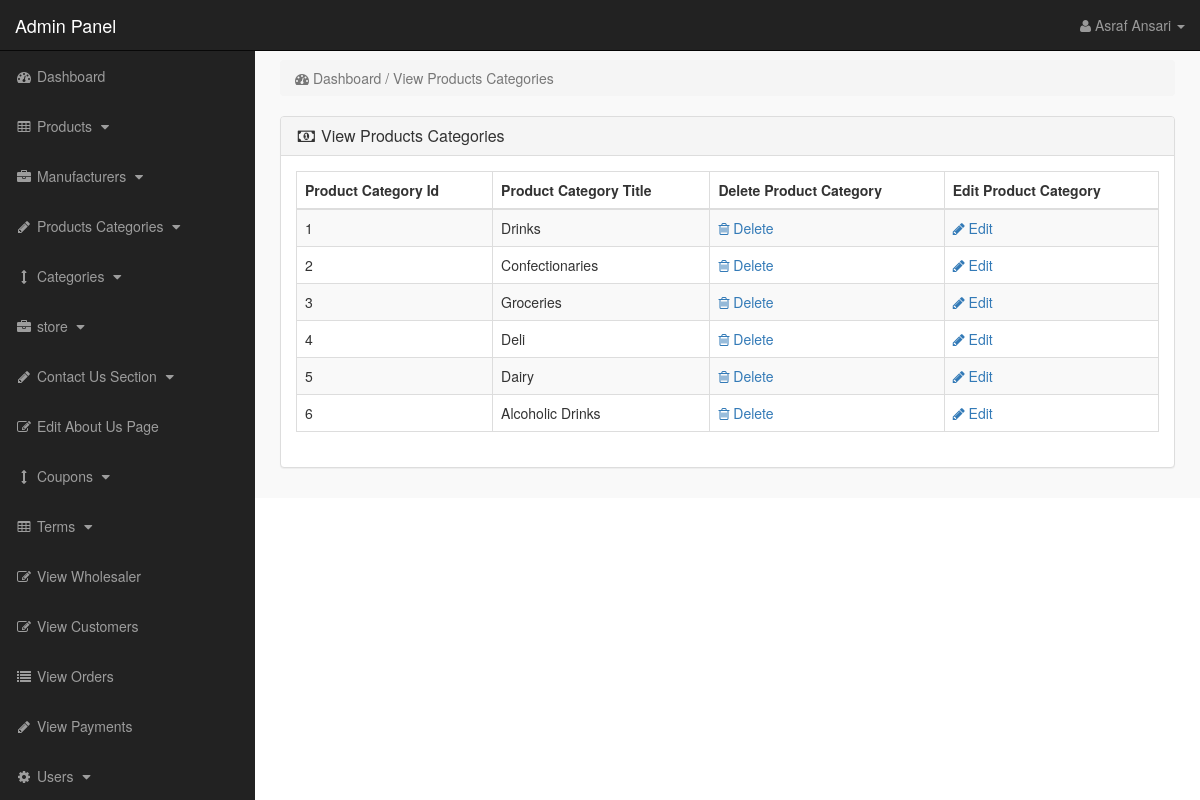
/admin_area/index.php?view_p_cats (signed in), run on the app's committed database.
### tables this page shows
CREATE TABLE `product_categories` (
  `p_cat_id` int(11) NOT NULL,
  `p_cat_title` text NOT NULL,
  `p_cat_top` text NOT NULL,
  `p_cat_image` text NOT NULL
);

### admin_area/view_p_cats.php (the view)
<?php
if (!isset($_SESSION['admin_email'])) {
    echo "<script>window.open('login.php','_self')</script>";
} else {
?>
    <div class="row">
        <div class="col-lg-12">
            <ol class="breadcrumb">
                <li class="active">
                    <i class="fa fa-dashboard"></i> Dashboard / View Products Categories
                </li>
            </ol>
        </div>
    </div>
    <div class="row">
        <div class="col-lg-12">
            <div class="panel panel-default">
                <div class="panel-heading">
                    <h3 class="panel-title">
                        <i class="fa fa-money fa-fw"> </i> View Products Categories
                    </h3>
                </div>
                <div class="panel-body">
                    <div class="table-responsive">
                        <table class="table table-bordered table-hover table-striped">
                            <thead>
                                <tr>
                                    <th>Product Category Id</th>
                                    <th>Product Category Title</th>
                                    <th>Delete Product Category</th>
                                    <th>Edit Product Category</th>
                                </tr>
                            </thead>
                            <tbody>
                                <?php
                                $i = 0;
                                $get_p_cats = "select * from product_categories";
                                $run_p_cats = mysqli_query($con, $get_p_cats);
                                while ($row_p_cats = mysqli_fetch_array($run_p_cats)) {
                                    $p_cat_id = $row_p_cats['p_cat_id'];
                                    $p_cat_title = $row_p_cats['p_cat_title'];
                                    $i++;
                                ?>
                                    <tr>
                                        <td> <?php echo $i; ?> </td>
                                        <td> <?php echo $p_cat_title; ?> </td>
                                        <td>
                                            <a href="index.php?delete_p_cat=<?php echo $p_cat_id; ?>">
                                                <i class="fa fa-trash-o"></i> Delete
                                            </a>
                                        </td>
                                        <td>
                                            <a href="index.php?edit_p_cat=<?php echo $p_cat_id; ?>">
                                                <i class="fa fa-pencil"></i> Edit
                                            </a>
                                        </td>
                                    </tr>
                                <?php } ?>
                            </tbody>
                        </table>
                    </div>
                </div>
            </div>
        </div>
    </div>
<?php } ?>

### admin_area/includes/sidebar.php (shortened to what this page needs)
<?php
if (!isset($_SESSION['admin_email'])) {
    echo "<script>window.open('login.php','_self')</script>";
} else {
?>
    <nav class="navbar navbar-inverse navbar-fixed-top">
        <div class="navbar-header">
            <a class="navbar-brand" href="index.php?dashboard">Admin Panel</a>
        </div>
        <ul class="nav navbar-right top-nav">
            <li class="dropdown">
                <a href="#" class="dropdown-toggle" data-toggle="dropdown">
                    <i class="fa fa-user"></i>
                    <?php echo $admin_name; ?> <b class="caret"></b>
                </a>
            </li>
        </ul>
        <div class="collapse navbar-collapse navbar-ex1-collapse">
            <ul class="nav navbar-nav side-nav">
                <li>
                    <a href="index.php?dashboard">
                        <i class="fa fa-fw fa-dashboard"></i> Dashboard
                    </a>
                </li>
                <li>
                    <a href="#" data-toggle="collapse" data-target="#products">
                        <i class="fa fa-fw fa-table"></i> Products
                        <i class="fa fa-fw fa-caret-down"></i>
                    </a>
                </li>
                <li>
                    <a href="#" data-toggle="collapse" data-target="#manufacturers">
                        <i class="fa fa-fw fa-briefcase"></i> Manufacturers
                        <i class="fa fa-fw fa-caret-down"></i>
                    </a>
                </li>
                <li>
                    <a href="#" data-toggle="collapse" data-target="#p_cat">
                        <i class="fa fa-fw fa-pencil"></i> Products Categories
                        <i class="fa fa-fw fa-caret-down"></i>
                    </a>
                </li>
                <li>
                    <a href="#" data-toggle="collapse" data-target="#cat">
                        <i class="fa fa-fw fa-arrows-v"></i> Categories
                        <i class="fa fa-fw fa-caret-down"></i>
                    </a>
                </li>
                <li>
                    <a href="#" data-toggle="collapse" data-target="#store">
                        <i class="fa fa-fw fa-briefcase"></i> store
                        <i class="fa fa-fw fa-caret-down"></i>
                    </a>
                </li>
                <li>
                    <a href="#" data-toggle="collapse" data-target="#contact_us">
                        <i class="fa fa-fw fa-pencil"> </i> Contact Us Section
                        <i class="fa fa-fw fa-caret-down"></i>
                    </a>
                </li>
                <li>
                    <a href="index.php?edit_about_us">
                        <i class="fa fa-fw fa-edit"></i> Edit About Us Page
                    </a>
                </li>
                <li>
                    <a href="#" data-toggle="collapse" data-target="#coupons">
                        <i class="fa fa-fw fa-arrows-v"></i> Coupons
                        <i class="fa fa-fw fa-caret-down"></i>
                    </a>
                </li>
                <li>
                    <a href="#" data-toggle="collapse" data-target="#terms">
                        <i class="fa fa-fw fa-table"></i> Terms
                        <i class="fa fa-fw fa-caret-down"></i>
                    </a>
                </li>
                <li>
                    <a href="index.php?view_wholesaler">
                        <i class="fa fa-fw fa-edit"></i> View Wholesaler
                    </a>
                </li>
                <li>
                    <a href="index.php?view_customers">
                        <i class="fa fa-fw fa-edit"></i> View Customers
                    </a>
                </li>
                <li>
                    <a href="index.php?view_orders">
                        <i class="fa fa-fw fa-list"></i> View Orders
                    </a>
                </li>
                <li>
                    <a href="index.php?view_payments">
                        <i class="fa fa-fw fa-pencil"></i> View Payments
                    </a>
                </li>
                <li>
                    <a href="#" data-toggle="collapse" data-target="#users">
                        <i class="fa fa-fw fa-gear"></i> Users
                        <i class="fa fa-fw fa-caret-down"></i>
                    </a>
                </li>
            </ul>
        </div>
    </nav>
<?php } ?>

### admin_area/css/style.css (style rules this page uses)
body { margin-top:100px; }
@media (min-width: 768px) { body { margin-top:50px; } }
.top-nav { padding:0 15px; }
.top-nav>li { display:inline-block; float:left; }
.top-nav>li>a { padding-top:15px; padding-bottom:15px; line-height:20px; color:#999; }
@media (min-width: 768px) { .side-nav { position:fixed; top:51px; width:255px; border-radius:0; overflow-y:auto; background-color: #222; bottom:0; overflow-x:hidden; padding-bottom:40px; } }
@media (min-width: 768px) { .side-nav>li>a { width:255px; } }
.panel-body { border-radius:5px; }

### data on the page
product_categories: p_cat_title "Drinks"
product_categories: p_cat_title "Confectionaries"
product_categories: p_cat_title "Groceries"
product_categories: p_cat_title "Deli"
product_categories: p_cat_title "Dairy"
product_categories: p_cat_title "Alcoholic Drinks"

### other printed values
$admin_name "Asraf Ansari"
